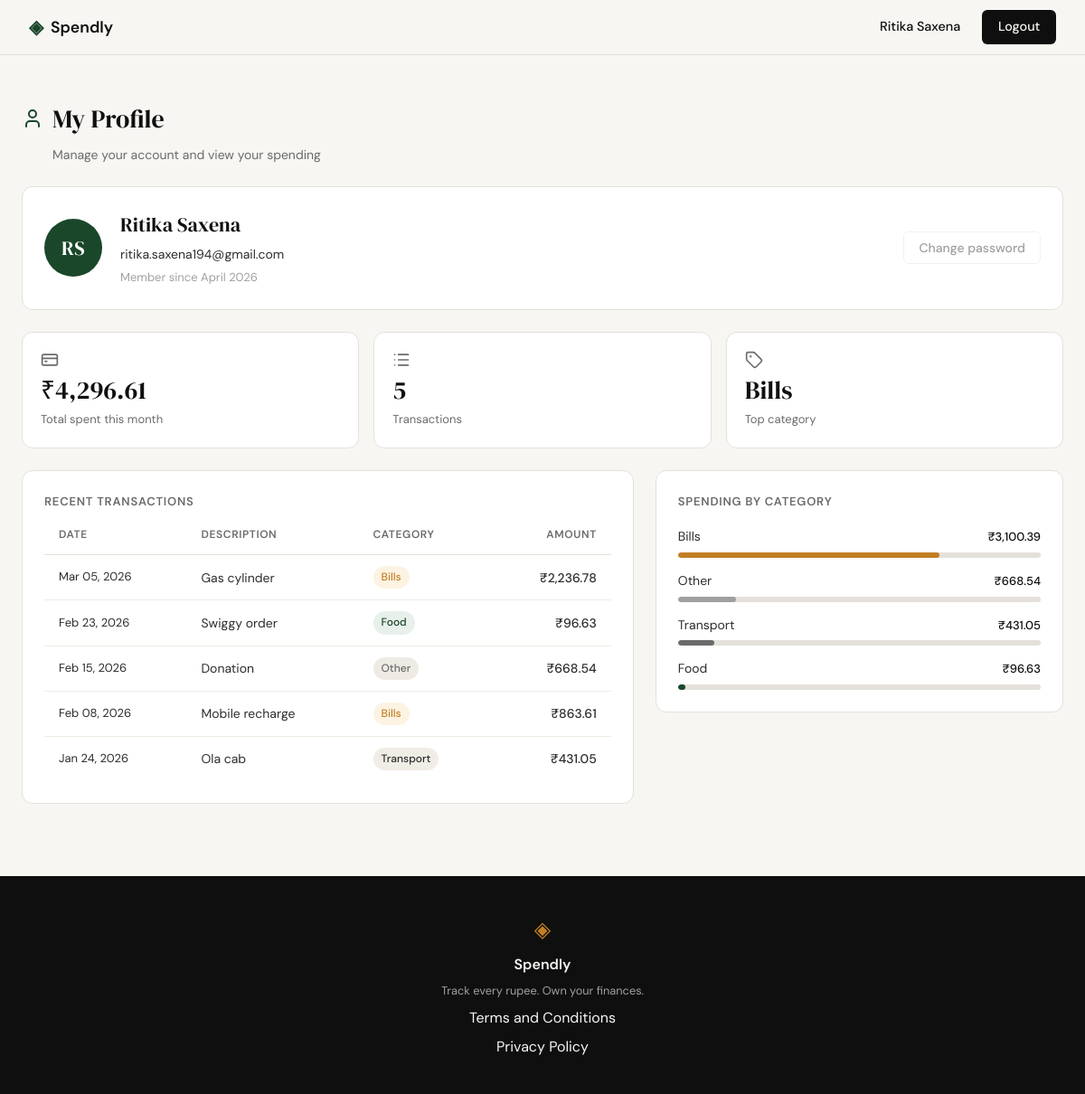
Screenshot of /profile (signed in) with the database file from the repository.
### tables this page shows
CREATE TABLE users (
            id            INTEGER PRIMARY KEY AUTOINCREMENT,
            name          TEXT    NOT NULL,
            email         TEXT    UNIQUE NOT NULL,
            password_hash TEXT    NOT NULL,
            created_at    TEXT    DEFAULT (datetime('now'))
        );

CREATE TABLE expenses (
            id          INTEGER PRIMARY KEY AUTOINCREMENT,
            user_id     INTEGER NOT NULL REFERENCES users(id),
            amount      REAL    NOT NULL,
            category    TEXT    NOT NULL,
            date        TEXT    NOT NULL,
            description TEXT,
            created_at  TEXT    DEFAULT (datetime('now'))
        );

### app.py (the view)
@app.route("/profile")
def profile():
    if not session.get("user_id"):
        return redirect(url_for("login"))
    user_id = session["user_id"]
    user = get_user_by_id(user_id)
    stats = get_summary_stats(user_id)
    transactions = get_recent_transactions(user_id)
    categories = get_category_breakdown(user_id)
    return render_template(
        "profile.html",
        user=user,
        stats=stats,
        transactions=transactions,
        categories=categories,
    )

### database/db.py (called while the page is built)
def get_db():
    conn = sqlite3.connect(DB_PATH)
    conn.row_factory = sqlite3.Row
    conn.execute("PRAGMA foreign_keys = ON")
    return conn

### database/queries.py (called while the page is built)
def get_user_by_id(user_id):
    conn = get_db()
    row = conn.execute(
        "SELECT name, email, created_at FROM users WHERE id = ?",
        (user_id,),
    ).fetchone()
    conn.close()
    if row is None:
        return None
    name = row["name"]
    tokens = name.split()
    initials = "".join(t[0] for t in tokens[:2]).upper() if tokens else ""
    created_at = row["created_at"].split(" ")[0]
    member_since = datetime.strptime(created_at, "%Y-%m-%d").strftime("%B %Y")
    return {
        "name": name,
        "email": row["email"],
        "member_since": member_since,
        "initials": initials,
    }

def get_recent_transactions(user_id, limit=10):
    conn = get_db()
    rows = conn.execute(
        "SELECT date, description, category, amount FROM expenses "
        "WHERE user_id = ? ORDER BY date DESC, id DESC LIMIT ?",
        (user_id, limit),
    ).fetchall()
    conn.close()
    return [
        {
            "date": datetime.strptime(row["date"], "%Y-%m-%d").strftime("%b %d, %Y"),
            "description": row["description"],
            "category": row["category"],
            "amount": f"₹{row['amount']:,.2f}",
        }
        for row in rows
    ]

def get_summary_stats(user_id):
    conn = get_db()
    totals = conn.execute(
        "SELECT COALESCE(SUM(amount), 0) AS total, COUNT(*) AS cnt "
        "FROM expenses WHERE user_id = ?",
        (user_id,),
    ).fetchone()
    top = conn.execute(
        "SELECT category, SUM(amount) AS total FROM expenses "
        "WHERE user_id = ? GROUP BY category ORDER BY total DESC LIMIT 1",
        (user_id,),
    ).fetchone()
    conn.close()
    total = totals["total"]
    count = totals["cnt"]
    top_category = top["category"] if top is not None else "—"
    return {
        "total_spent": f"₹{total:,.2f}",
        "transaction_count": count,
        "top_category": top_category,
    }

### templates/profile.html (shortened to what this page needs)
{% extends "base.html" %}
{% block head %}
<link rel="stylesheet" href="{{ url_for('static', filename='css/profile.css') }}">
{% endblock %}
{% block content %}
<div class="profile-page">
    <div class="profile-header">
        <div class="profile-header-left">
            <i data-lucide="user"></i>
            <h1 class="profile-title">My Profile</h1>
        </div>
        <p class="profile-subtitle">Manage your account and view your spending</p>
    </div>
    <div class="profile-card">
        <div class="avatar-circle">{{ user.initials }}</div>
        <div class="profile-card-info">
            <h2 class="profile-name">{{ user.name }}</h2>
            <p class="profile-email">{{ user.email }}</p>
            <p class="profile-since">Member since {{ user.member_since }}</p>
        </div>
        <div class="profile-card-actions">
            <button class="btn-ghost btn-disabled" disabled>Change password</button>
        </div>
    </div>
    <div class="stats-row">
        <div class="stat-card">
            <i data-lucide="credit-card" class="stat-icon"></i>
            <span class="stat-value">{{ stats.total_spent }}</span>
            <span class="stat-label">Total spent this month</span>
        </div>
        <div class="stat-card">
            <i data-lucide="list" class="stat-icon"></i>
            <span class="stat-value">{{ stats.transaction_count }}</span>
            <span class="stat-label">Transactions</span>
        </div>
        <div class="stat-card">
            <i data-lucide="tag" class="stat-icon"></i>
            <span class="stat-value">{{ stats.top_category }}</span>
            <span class="stat-label">Top category</span>
        </div>
    </div>
    <div class="profile-grid">
        <div class="tx-table-wrap">
            <h3 class="section-heading">Recent Transactions</h3>
            <table class="tx-table">
                <thead>
                    <tr>
                        <th>Date</th>
                        <th>Description</th>
                        <th>Category</th>
                        <th class="tx-amount-col">Amount</th>
                    </tr>
                </thead>
                <tbody>
                    {% for tx in transactions %}
                    <tr>
                        <td class="tx-date">{{ tx.date }}</td>
                        <td>{{ tx.description }}</td>
                        <td>
                            <span class="badge badge--{{ tx.category | lower }}">{{ tx.category }}</span>
                        </td>
                        <td class="tx-amount">{{ tx.amount }}</td>
                    </tr>
                    {% endfor %}
                </tbody>
            </table>
        </div>
        <div class="category-breakdown">
            <h3 class="section-heading">Spending by Category</h3>
            <div class="category-list">
                {% for cat in categories %}
                <div class="category-row cat--{{ cat.name | lower }}">
                    <div class="category-row-top">
                        <span class="category-name">{{ cat.name }}</span>
                        <span class="category-amount">{{ cat.amount }}</span>
                    </div>
                    <div class="category-bar-track">
                        <div class="category-bar-fill" style="--pct: {{ cat.pct }}%"></div>
                    </div>
                </div>
                {% endfor %}
            </div>
        </div>
    </div>
</div>
{% endblock %}

### templates/base.html (shortened to what this page needs)
<!DOCTYPE html>
<html lang="en">
<head>
    <link rel="stylesheet" href="{{ url_for('static', filename='css/style.css') }}">
    {% block head %}{% endblock %}
</head>
<body>
    <nav class="navbar">
        <div class="nav-inner">
            <a href="{{ url_for('landing') }}" class="nav-brand">
                <span class="brand-icon">◈</span>
                <span class="brand-name">Spendly</span>
            </a>
            <div class="nav-links">
                {% if session.get("user_id") %}
                <span class="nav-username">{{ session["user_name"] }}</span>
                <a href="{{ url_for('logout') }}" class="nav-cta">Logout</a>
                {% else %}
                <a href="{{ url_for('login') }}">Sign in</a>
                <a href="{{ url_for('register') }}" class="nav-cta">Get started</a>
                {% endif %}
            </div>
        </div>
    </nav>
    <main class="main-content">
        {% block content %}{% endblock %}
    </main>
    <footer class="footer">
        <div class="footer-inner">
            <span class="brand-icon">◈</span>
            <span class="footer-name">Spendly</span>
            <p class="footer-copy">Track every rupee. Own your finances.</p>
            <a href="/terms">Terms and Conditions</a>
            <a href="/privacy">Privacy Policy</a>
        </div>
    </footer>
</body>
</html>

### static/css/style.css (style rules this page uses)
:root { --ink: #0f0f0f; --ink-soft: #2d2d2d; --ink-muted: #6b6b6b; --ink-faint: #a0a0a0; --paper: #f7f6f3; --paper-warm: #f0ede6; --paper-card: #ffffff; --accent: #1a472a; --accent-light: #e8f0eb; --accent-2: #c17f24; --accent-2-light: #fdf3e3; --danger: #c0392b; --danger-light: #fdecea; --border: #e4e1da; --border-soft: #eeebe4; --font-display: 'DM Serif Display', Georgia, serif; --font-body: 'DM Sans', system-ui, sans-serif; --max-width: 1200px; --auth-width: 440px; --radius-sm: 6px; --radius-md: 12px; --radius-lg: 20px; }
*, *::before, *::after { box-sizing: border-box; margin: 0; padding: 0; }
html { font-size: 16px; scroll-behavior: smooth; }
body { background: var(--paper); color: var(--ink); font-family: var(--font-body); font-size: 1rem; line-height: 1.6; -webkit-font-smoothing: antialiased; }
a { color: inherit; text-decoration: none; }
.navbar { position: sticky; top: 0; z-index: 100; background: var(--paper); border-bottom: 1px solid var(--border); padding: 0 2rem; }
.nav-inner { max-width: var(--max-width); margin: 0 auto; height: 60px; display: flex; align-items: center; justify-content: space-between; }
.nav-brand { display: flex; align-items: center; gap: 0.5rem; font-family: var(--font-body); font-weight: 600; font-size: 1.1rem; color: var(--ink); }
.brand-icon { color: var(--accent); font-size: 1.3rem; }
.brand-name { color: var(--ink); }
.nav-links { display: flex; align-items: center; gap: 1.5rem; font-size: 0.9rem; font-weight: 500; }
.nav-links a { color: var(--ink-muted); transition: color 0.2s; }
.nav-cta { background: var(--ink) !important; color: var(--paper) !important; padding: 0.45rem 1.1rem; border-radius: var(--radius-sm); transition: background 0.2s !important; }
.main-content { min-height: calc(100vh - 60px - 100px); }
.btn-ghost { display: inline-block; background: transparent; color: var(--ink-soft); padding: 0.65rem 1.5rem; border-radius: var(--radius-sm); font-size: 0.9rem; font-weight: 500; border: 1px solid var(--border); transition: all 0.2s; text-decoration: none; }
.footer { background: var(--ink); color: var(--paper); padding: 2.5rem 2rem; text-align: center; }
.footer-inner { display: flex; flex-direction: column; align-items: center; gap: 0.4rem; }
.footer .brand-icon { color: var(--accent-2); font-size: 1.5rem; }
.footer-name { font-weight: 600; font-size: 1rem; }
.footer-copy { font-size: 0.8rem; color: var(--ink-faint); }

### rows the page displays
users: user_name "Ritika Saxena", name "Ritika Saxena", email "ritika.saxena194@gmail.com"
expenses: date "Mar 05, 2026", description "Gas cylinder", category "Bills", amount "₹2,236.78"
expenses: date "Feb 23, 2026", description "Swiggy order", category "Food", amount "₹96.63"
expenses: date "Feb 15, 2026", description "Donation", category "Other", amount "₹668.54"
expenses: date "Feb 08, 2026", description "Mobile recharge", category "Bills", amount "₹863.61"
expenses: date "Jan 24, 2026", description "Ola cab", category "Transport", amount "₹431.05"

### other values shown
{{ user.initials }} "RS"
{{ user.member_since }} "April 2026"
{{ stats.total_spent }} "₹4,296.61"
{{ stats.transaction_count }} "5"
{{ stats.top_category }} "Bills"
{{ cat.name }} "Bills" "Other" "Transport" "Food"
{{ cat.amount }} "₹3,100.39" "₹668.54" "₹431.05" "₹96.63"
